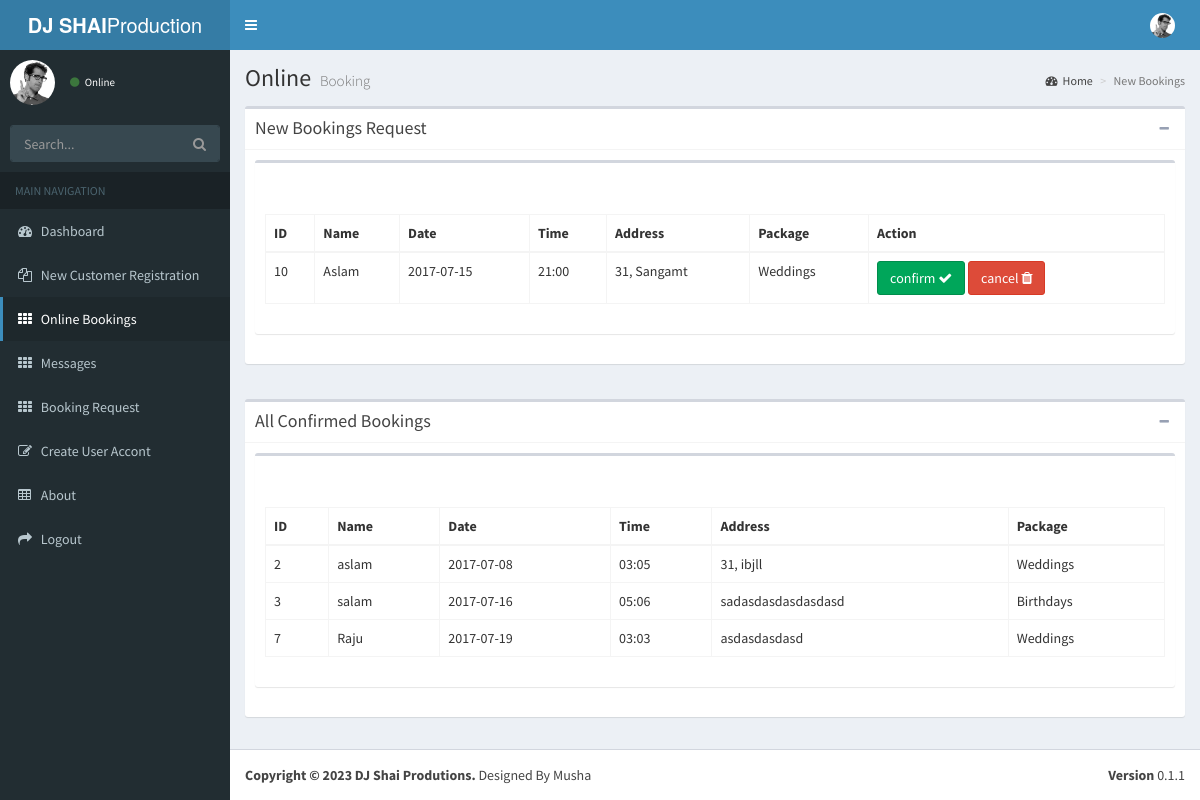
The page /Admin/onlinebooking.php (signed in) on the database its author committed.
### tables this page shows
CREATE TABLE `bookings` (
  `ID` int(11) NOT NULL,
  `Name` varchar(50) NOT NULL,
  `date` date NOT NULL,
  `time` varchar(50) NOT NULL,
  `address` varchar(100) NOT NULL,
  `Package` varchar(20) NOT NULL
);

CREATE TABLE `confirmbooking` (
  `ID` int(11) NOT NULL,
  `Name` varchar(50) NOT NULL,
  `address` varchar(50) NOT NULL,
  `date` date NOT NULL,
  `Package` varchar(50) NOT NULL,
  `time` varchar(50) NOT NULL
);

### Admin/onlinebooking.php (the view, shortened to what the rows shown need)
<?php include('session.php');
?>
<!DOCTYPE html>
<html>
<head>
    <link rel="stylesheet" href="bootstrap/css/bootstrap.min.css">
    <link rel="stylesheet" href="https://cdnjs.cloudflare.com/ajax/libs/font-awesome/4.5.0/css/font-awesome.min.css">
    <link rel="stylesheet" href="https://cdnjs.cloudflare.com/ajax/libs/ionicons/2.0.1/css/ionicons.min.css">
    <link rel="stylesheet" href="dist/css/AdminLTE.min.css">
    <link rel="stylesheet" href="dist/css/skins/_all-skins.min.css">
    <link rel="stylesheet" href="plugins/iCheck/flat/blue.css">
</head>
<body class="hold-transition skin-blue sidebar-mini">
    <div class="wrapper">
        <div class="content-wrapper">
            <section class="content-header">
                <h1>
                    Online
                    <small>Booking</small>
                </h1>
            </section>
            <section class="content-header">
                <div class="row">
                    <div class="col-md-12">
                        <div class="box">
                            <div class="box-body" style="display: block;">
                                <div class="row">
                                    <div class="col-xs-12">
                                        <div class="box">
                                            <div class="box-body">
                                                <div id="example2_wrapper"
                                                    class="dataTables_wrapper form-inline dt-bootstrap">
                                                    <div class="row">
                                                        <div class="col-sm-12">
                                                            <table id="example2"
                                                                class="table table-bordered table-hover dataTable"
                                                                role="grid" aria-describedby="example2_info">
                                                                <thead>
                                                                    <tr role="row">
                                                                        <th class="sorting" tabindex="0"
                                                                            aria-controls="example2" rowspan="1"
                                                                            colspan="1"
                                                                            aria-label="Rendering engine: activate to sort column descending"
                                                                            aria-sort="ascending">ID</th>
                                                                        <th class="sorting" tabindex="0"
                                                                            aria-controls="example2" rowspan="1"
                                                                            colspan="1"
                                                                            aria-label="Rendering engine: activate to sort column descending"
                                                                            aria-sort="ascending">Name</th>
                                                                        <th class="sorting" tabindex="0"
                                                                            aria-controls="example2" rowspan="1"
                                                                            colspan="1"
                                                                            aria-label="Browser: activate to sort column ascending">
                                                                            Date</th>
                                                                        <th class="sorting" tabindex="0"
                                                                            aria-controls="example2" rowspan="1"
                                                                            colspan="1"
                                                                            aria-label="Browser: activate to sort column ascending">
                                                                            Time</th>
                                                                        <th class="sorting" tabindex="0"
                                                                            aria-controls="example2" rowspan="1"
                                                                            colspan="1"
                                                                            aria-label="Browser: activate to sort column ascending">
                                                                            Address</th>
                                                                        <th class="sorting" tabindex="0"
                                                                            aria-controls="example2" rowspan="1"
                                                                            colspan="1"
                                                                            aria-label="Browser: activate to sort column ascending">
                                                                            Package</th>
                                                                            <th class="sorting" tabindex="0"
                                                                            aria-controls="example2" rowspan="1"
                                                                            colspan="1"
                                                                            aria-label="Browser: activate to sort column ascending">
                                                                            Action</th>
                                                                    </tr>
                                                                </thead>
                                                                <tbody>
                                                                    <?php
                                                                                  $sql = "SELECT * FROM bookings";
                                                                              $result = mysqli_query($conn,$sql);
                                                                              while($row = mysqli_fetch_array($result,MYSQLI_ASSOC))
                                                                                    {
                                                                                ?>
                                                                        <tr role="row" class="odd">
                                                                        <td class="sorting_1"><?php echo $row['ID']; ?>
                                                                        </td>
                                                                        <td><?php echo $row['Name']; ?></td>
                                                                        <td><?php echo $row['date']; ?></td>
                                                                        <td><?php echo $row['time']; ?></td>
                                                                        <td><?php echo $row['address']; ?></td>
                                                                        <td><?php echo $row['Package']; ?></td>
                                                                        <td>
                                                                        <a class="btn btn-success mr-2" href="function.php?id=<?= $row['ID'] ?>">confirm <i class="fa fa-check"></i></a>
                        <a class="btn btn-danger" onclick="return confirm('Are you sure you want to cancel this booking?');" href="cancel.php?id=<?= $row['ID'] ?>">cancel <i class="fa fa-trash"></i></a>
                                                                        </td>
                                                                    </tr>
                                                                    <?php
                                                                                                    }
                                                                                                ?>
                                                                </tbody>
                                                            </table>
                                                        </div>
                                                    </div>
                                                </div>
                                            </div>
                                        </div>
                                    </div>
                                </div>
                            </div>
                        </div>
                    </div>
                </div>
            </section>
            <section class="content-header">
                <div class="row">
                    <div class="col-md-12">
                        <div class="box">
                            <div class="box-body" style="display: block;">
                                <div class="row">
                                    <div class="col-xs-12">
                                        <div class="box">
                                            <div class="box-body">
                                                <div id="example2_wrapper"
                                                    class="dataTables_wrapper form-inline dt-bootstrap">
                                                    <div class="row">
                                                        <div class="col-sm-12">
                                                            <table id="example2"
                                                                class="table table-bordered table-hover dataTable"
                                                                role="grid" aria-describedby="example2_info">
                                                                <thead>
                                                                    <tr role="row">
                                                                        <th class="sorting" tabindex="0"
                                                                            aria-controls="example2" rowspan="1"
                                                                            colspan="1"
                                                                            aria-label="Rendering engine: activate to sort column descending"
                                                                            aria-sort="ascending">ID</th>
                                                                        <th class="sorting" tabindex="0"
                                                                            aria-controls="example2" rowspan="1"
                                                                            colspan="1"
                                                                            aria-label="Rendering engine: activate to sort column descending"
                                                                            aria-sort="ascending">Name</th>
                                                                        <th class="sorting" tabindex="0"
                                                                            aria-controls="example2" rowspan="1"
                                                                            colspan="1"
                                                                            aria-label="Browser: activate to sort column ascending">
                                                                            Date</th>
                                                                        <th class="sorting" tabindex="0"
                                                                            aria-controls="example2" rowspan="1"
                                                                            colspan="1"
                                                                            aria-label="Browser: activate to sort column ascending">
                                                                            Time</th>
                                                                        <th class="sorting" tabindex="0"
                                                                            aria-controls="example2" rowspan="1"
                                                                            colspan="1"
                                                                            aria-label="Browser: activate to sort column ascending">
                                                                            Address</th>
                                                                        <th class="sorting" tabindex="0"
                                                                            aria-controls="example2" rowspan="1"
                                                                            colspan="1"
                                                                            aria-label="Browser: activate to sort column ascending">
                                                                            Package</th>
                                                                    </tr>
                                                                </thead>
                                                                <tbody>
                                                                    <?php
				   $sql = "SELECT * FROM confirmbooking";
      $result = mysqli_query($conn,$sql);
      while($row = mysqli_fetch_array($result,MYSQLI_ASSOC))
	 					{
        ?>
                                                                    <tr role="row" class="odd">
                                                                        <td class="sorting_1"><?php echo $row['ID']; ?>
                                                                        </td>
                                                                        <td><?php echo $row['Name']; ?></td>
                                                                        <td><?php echo $row['date']; ?></td>
                                                                        <td><?php echo $row['time']; ?></td>
                                                                        <td><?php echo $row['address']; ?></td>
                                                                        <td><?php echo $row['Package']; ?></td>
                                                                    </tr>
                                                                    <?php
    }
?>
                                                                </tbody>
                                                            </table>
                                                        </div>
                                                    </div>
                                                </div>
                                            </div>
                                        </div>
                                    </div>
                                </div>
                            </div>
                        </div>
                    </div>
                </div>
            </section>
        </div>
    </div>
</body>
</html>

### rows shown on the page
bookings: ID "10", Name "Aslam", date "2017-07-15", time "21:00", address "31, Sangamt", Package "Weddings"
confirmbooking: ID "2", Name "aslam", date "2017-07-08", time "03:05", address "31, ibjll", Package "Weddings"
confirmbooking: ID "3", Name "salam", date "2017-07-16", time "05:06", address "sadasdasdasdasdasd", Package "Birthdays"
confirmbooking: ID "7", Name "Raju", date "2017-07-19", time "03:03", address "asdasdasdasd", Package "Weddings"
